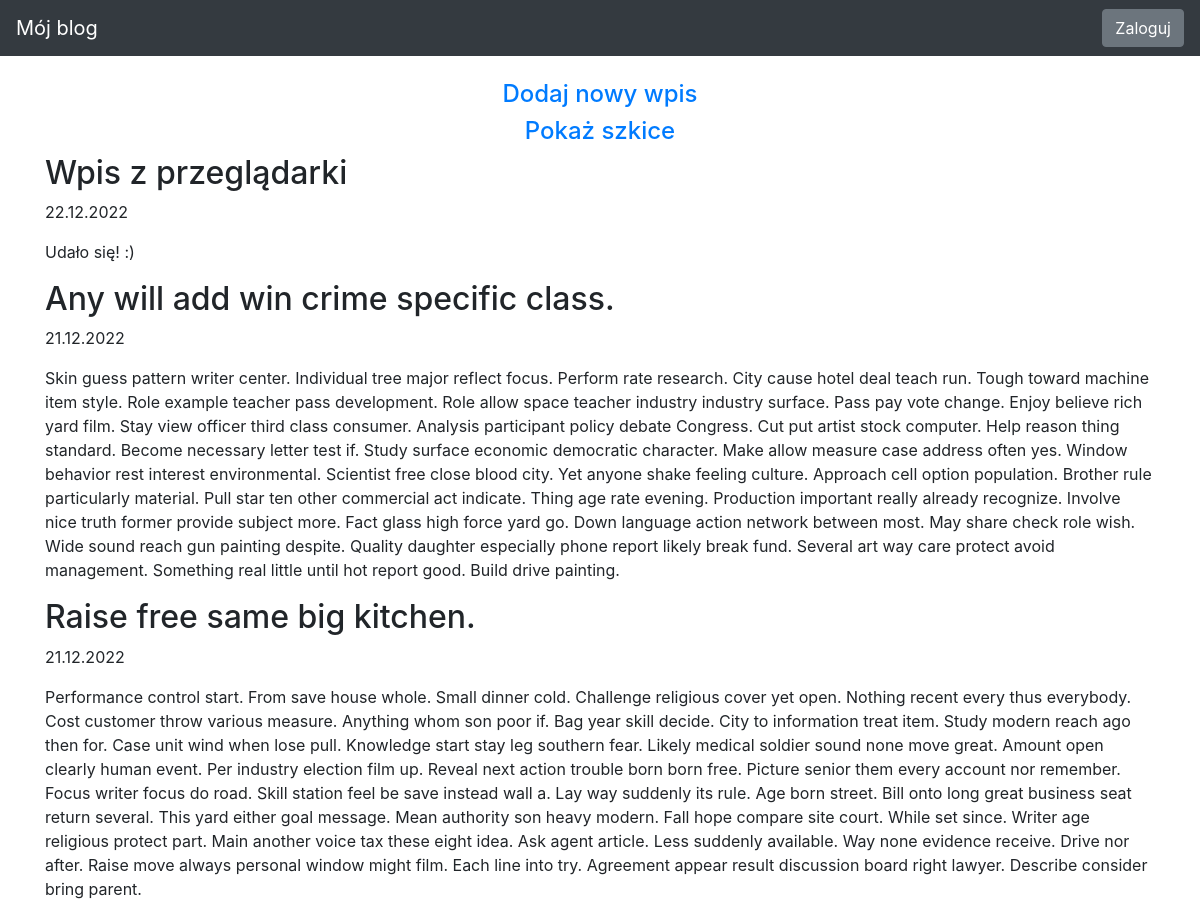
Before: / (upper part) with the older database file.
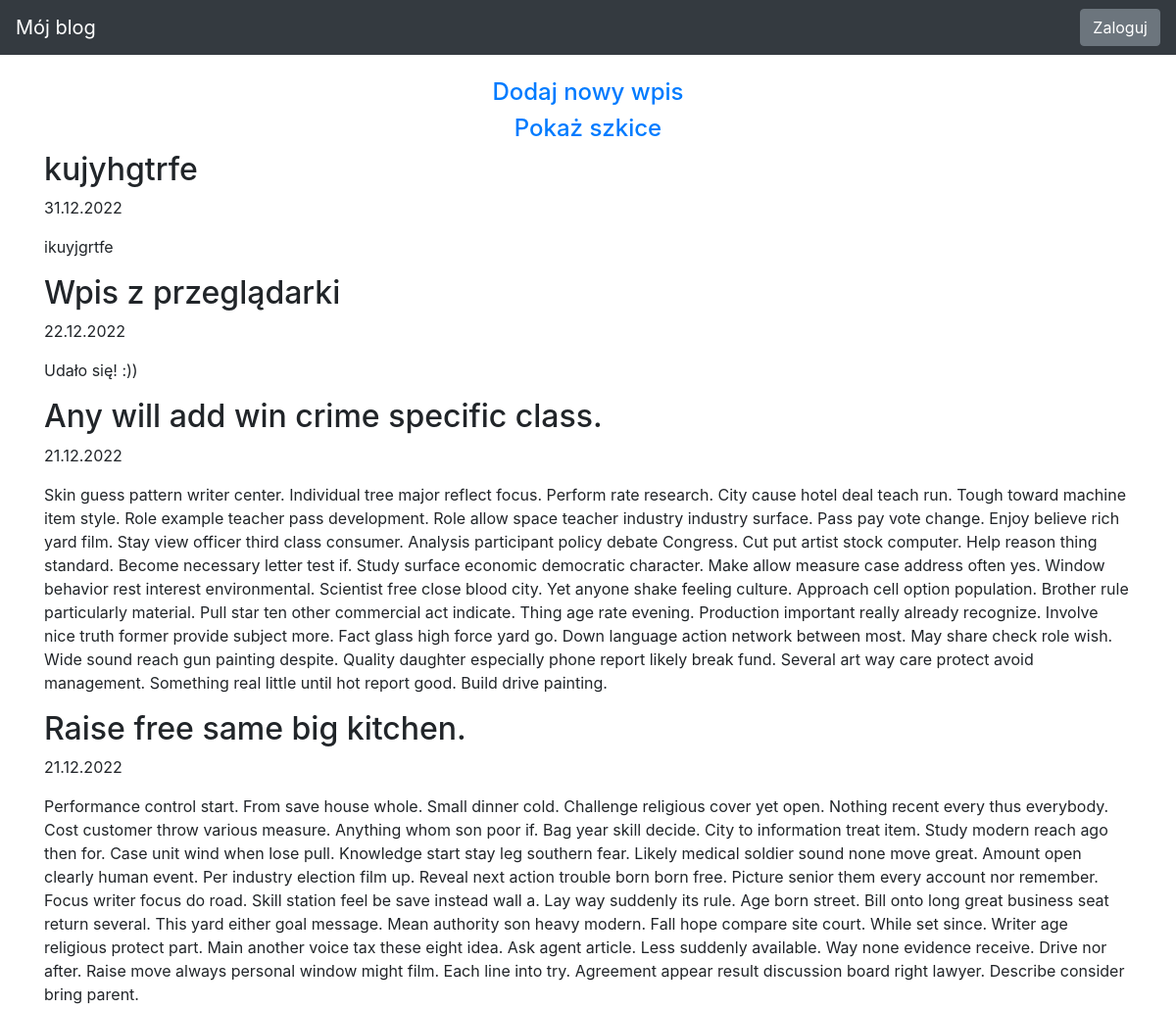
After: the same page with the newer database file.
### blog/models.py (models this page shows)
class Entry(db.Model):
    id = db.Column(db.Integer, primary_key=True)
    title = db.Column(db.String(80), nullable=False)
    body = db.Column(db.Text, nullable=False)
    pub_date = db.Column(db.DateTime, nullable=False,
                         default=datetime.datetime.utcnow)
    is_published = db.Column(db.Boolean, default=False)

### blog/routes.py (the view)
@app.route("/")
def index():
    all_posts = Entry.query.filter_by(
        is_published=True).order_by(Entry.pub_date.desc())
    return render_template("homepage.html", all_posts=all_posts)

### blog/templates/homepage.html (shortened to what this page needs)
{% extends "base.html" %}
{% block content %}
<div>
    <h4><a href="/posts/"> Dodaj nowy wpis </a></h4>
    <h4><a href="/drafts/"> Pokaż szkice </a></h4>
</div>
{% for post in all_posts %}
<div>
   <div>
       <h2 class="d-inline-block">{{ post.title }}</h2>
   </div>
   <p>{{ post.pub_date.strftime('%d.%m.%Y') }} </p>
   <p>
       {{ post.body}}
   </p>
</div>
{% endfor %}
{% endblock %}

### blog/templates/base.html (shortened to what this page needs)
<html lang="en">
<head>
 <meta name="description" content="">    <link rel="stylesheet" href="{{ url_for('static', filename='style.css') }}">
 <link rel="stylesheet" href="https://stackpath.bootstrapcdn.com/bootstrap/4.5.0/css/bootstrap.min.css"
>
</head>
<body>
 <nav class="navbar navbar-expand-md navbar-dark bg-dark fixed-top">
   <a class="navbar-brand" href="/">Mój blog</a>
   <div class="collapse navbar-collapse" id="navbarsExampleDefault">
    {% if session.logged_in %}
      <form class="form-inline my-2 my-lg-0" action="{{ url_for('logout') }}" method="POST">
        <button class="btn btn-secondary my-2 my-sm-0" type="submit">Wyloguj</button>
      </form>
    {% else %}
      <a href="{{ url_for('login') }}" class="btn btn-secondary my-2 my-lg-0">Zaloguj</a>
    {% endif %}
  </div>
 </nav>
 <main role="main" class="container">
   {% block content %}
   {% endblock %}
 </main>
</html>

### blog/static/style.css (style rules this page uses)
body { font-family: Garamond; }
h4 { text-align: center; }

### blog/templates/base.html (style rules this page uses)
body { padding-top: 5rem; }

Changed rows visible on the page:
added Entry: title "kujyhgtrfe", pub_date "31.12.2022", body "ikuyjgrtfe"
changed Entry "Wpis z przeglądarki": body "Udało się! :)" → "Udało się! :))"
